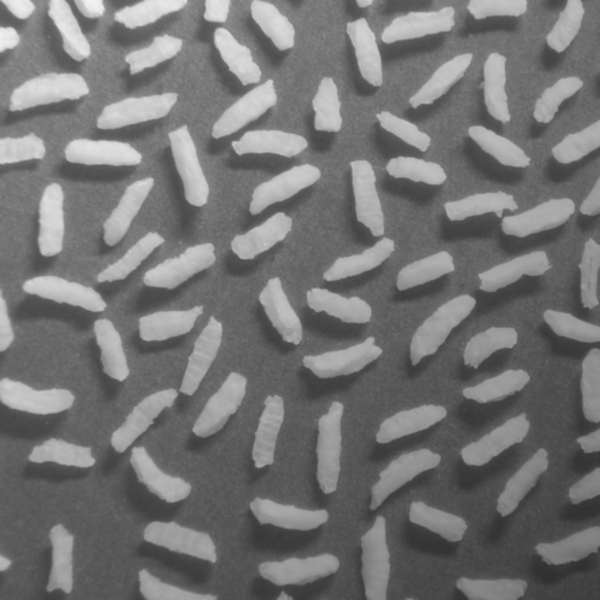
#> input picture Immagini/granelli_riso.tif, 600 x 600 px
$ python clustering.py
#> lines starting #> are read from the running program, lines starting #| are printed output that depends on the picture; after the words box and inside, x2 and y2 are one past the last pixel; in counts of white or black regions, pixels touching at a corner belong together
# -*- coding: utf-8 -*-
"""
Created on Tue Apr 15 10:40:58 2025

@author: david
"""
import skimage.io as io
import numpy as np
import matplotlib.pyplot as plt
import scipy.ndimage as ndi
from sklearn.cluster import k_means

x= np.float64(io.imread('../Immagini/granelli_riso.tif'))
#> x: shape (600, 600) float64; min 47, max 243, mean 116.4
plt.figure(1)
plt.imshow(x, clim=None, cmap='gray')

#kmeans al momento possiamo usarlo solo sui grigi o sul colore
d = np.reshape(x, (-1, 1)) #reshape in -1,1 perchè mi restituisce un vettore
#equivale a fare reshape(X, (M*N,1))

K=2 #k lo fisso io
#k means come input non vuole una matrice ma vuole un vettore
centroid, idx, sum_var = k_means(d, K) #k è il numero di classi
#> centroid = [172.4, 95.43]; sum_var = 143470480.8

y = np.reshape(idx, x.shape)
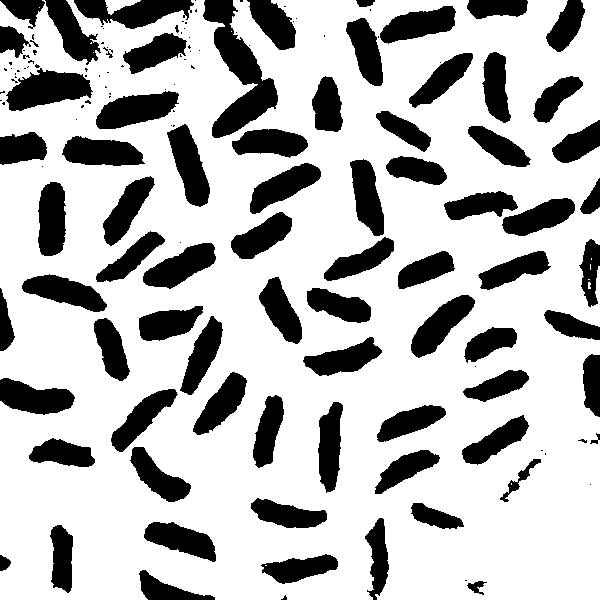
#> y: shape (600, 600) int32; values 0 (black) and 1 (white), 72.7% white; 148 black regions (72 under 20 px), largest, box (x1, y1, x2, y2) and area: (203, 0, 278, 138) 4082, (6, 68, 93, 111) 2290, (96, 91, 179, 129) 2003
plt.figure(2); plt.imshow(y, clim=[0,K-1], cmap='jet')
plt.title('output')

# [14 lines of commented-out code are left out]

$ run again, with Immagini/Fiori256.bmp saved as Immagini/granelli_riso.tif
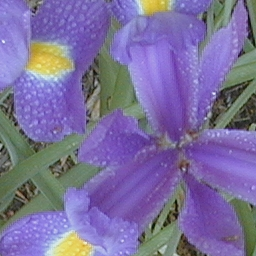
#> input picture Immagini/Fiori256.bmp, 256 x 256 px
#> centroid = [107.4, 181.8]; sum_var = 115354919.5
#> `y = np.reshape(idx, x.shape)`:
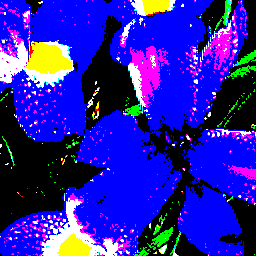
#> y: shape (256, 256, 3) int32; mean R, G, B 0.161, 0.116, 0.665; drawn with 1 as white

$ run again, with Immagini/Washington_green.tif copied over Immagini/granelli_riso.tif
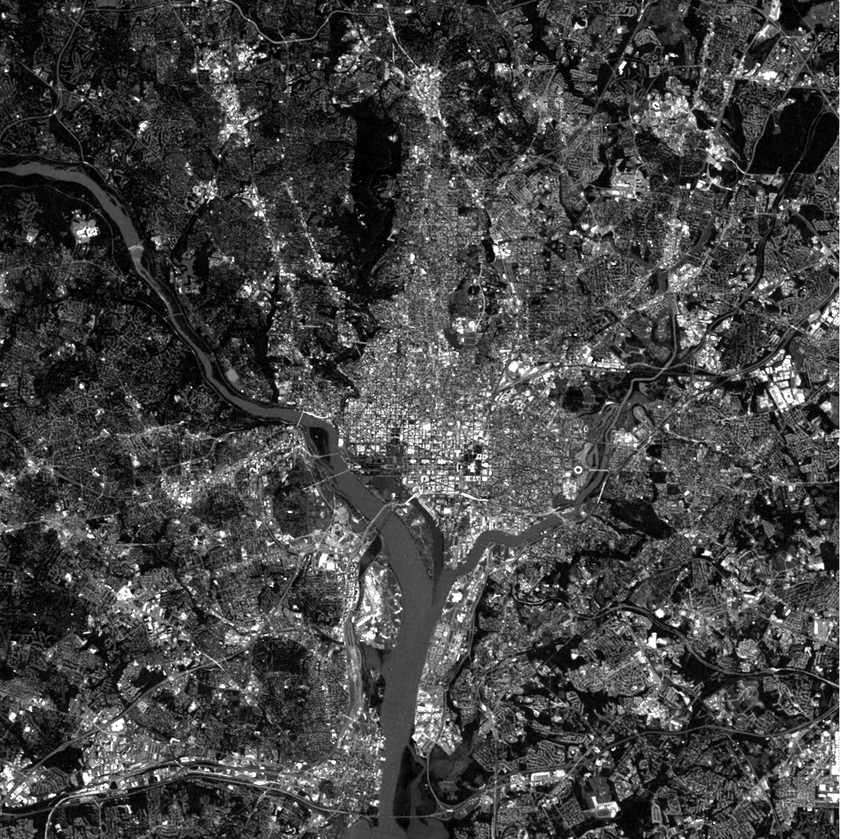
#> input picture Immagini/Washington_green.tif, 841 x 839 px, shrunk from 1026 x 1024 before the run
#> centroid = [130.8, 42.57]; sum_var = 657895705.5
#> `y = np.reshape(idx, x.shape)`:
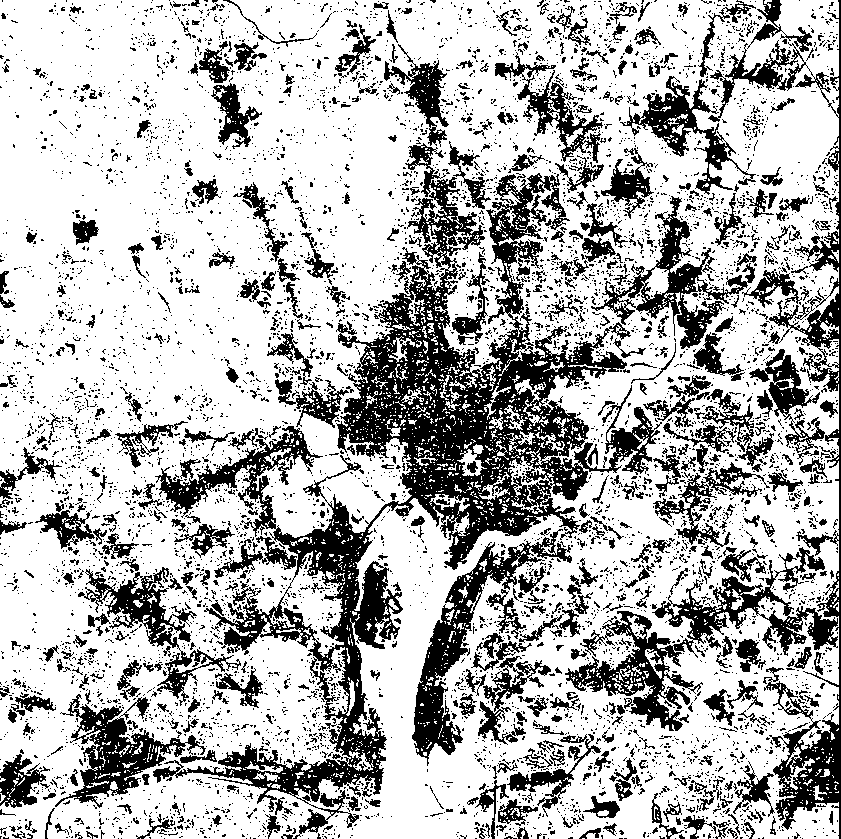
#> y: shape (839, 841) int32; values 0 (black) and 1 (white), 71.3% white; 6763 black regions (6172 under 20 px), largest, box (x1, y1, x2, y2) and area: (153, 143, 662, 839) 63221, (708, 0, 841, 839) 11939, (565, 547, 838, 731) 10259

$ run again, with Immagini/Washington_infrared.tif copied over Immagini/granelli_riso.tif
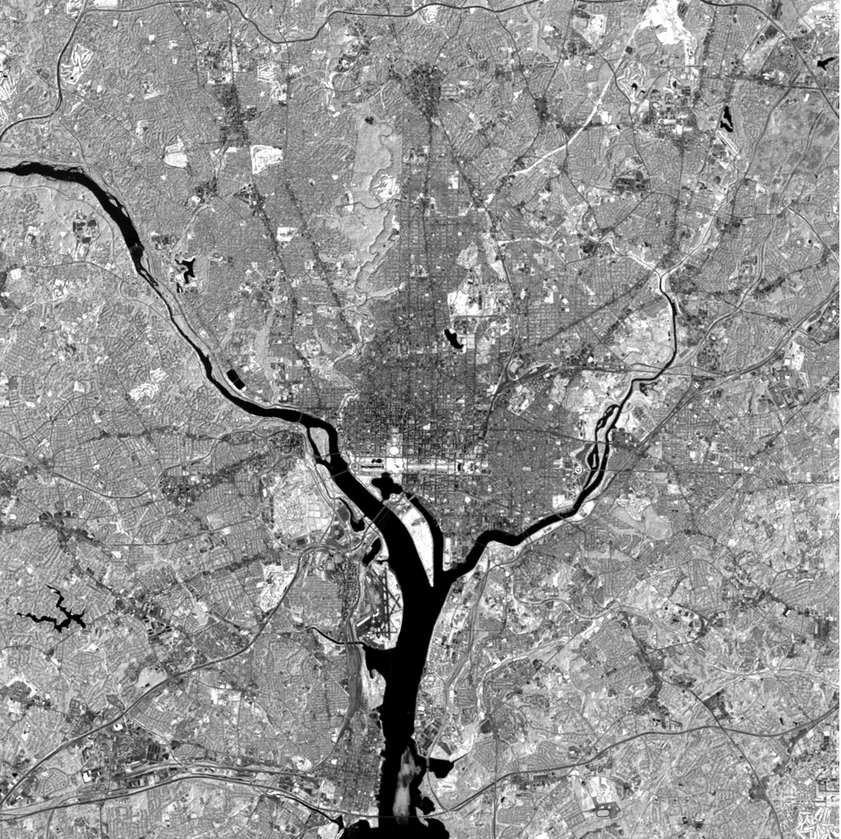
#> input picture Immagini/Washington_infrared.tif, 841 x 839 px, shrunk from 1026 x 1024 before the run
#> centroid = [101.4, 172.7]; sum_var = 670202033.6
#> `y = np.reshape(idx, x.shape)`:
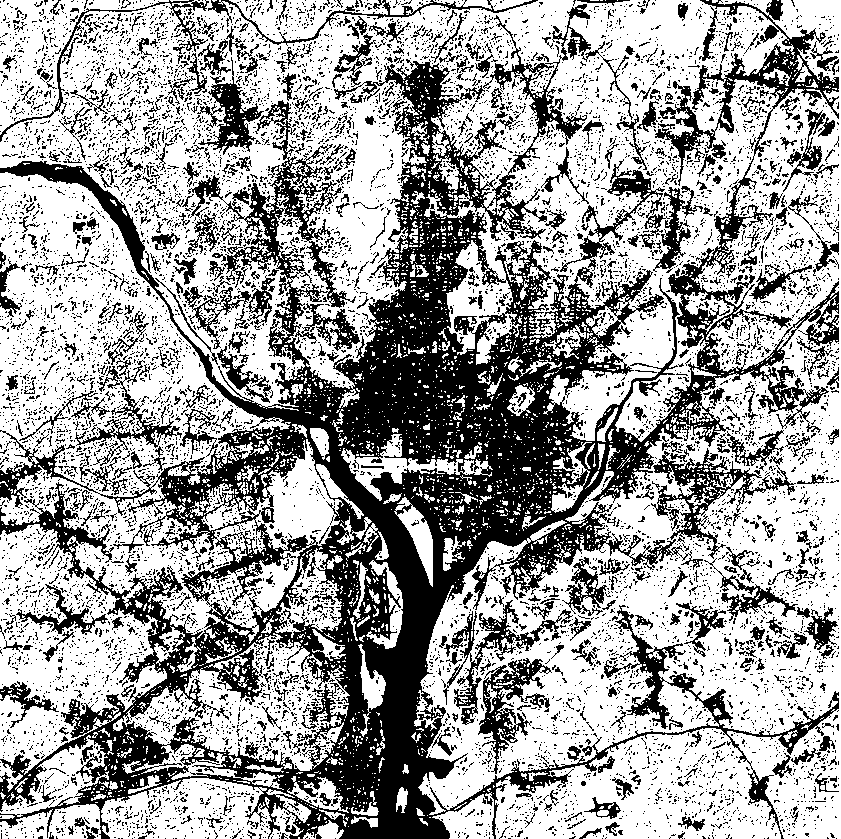
#> y: shape (839, 841) int32; values 0 (black) and 1 (white), 63.1% white; 9771 black regions (9176 under 20 px), largest, box (x1, y1, x2, y2) and area: (0, 0, 839, 839) 167683, (651, 448, 796, 559) 3413, (443, 600, 573, 725) 2635
